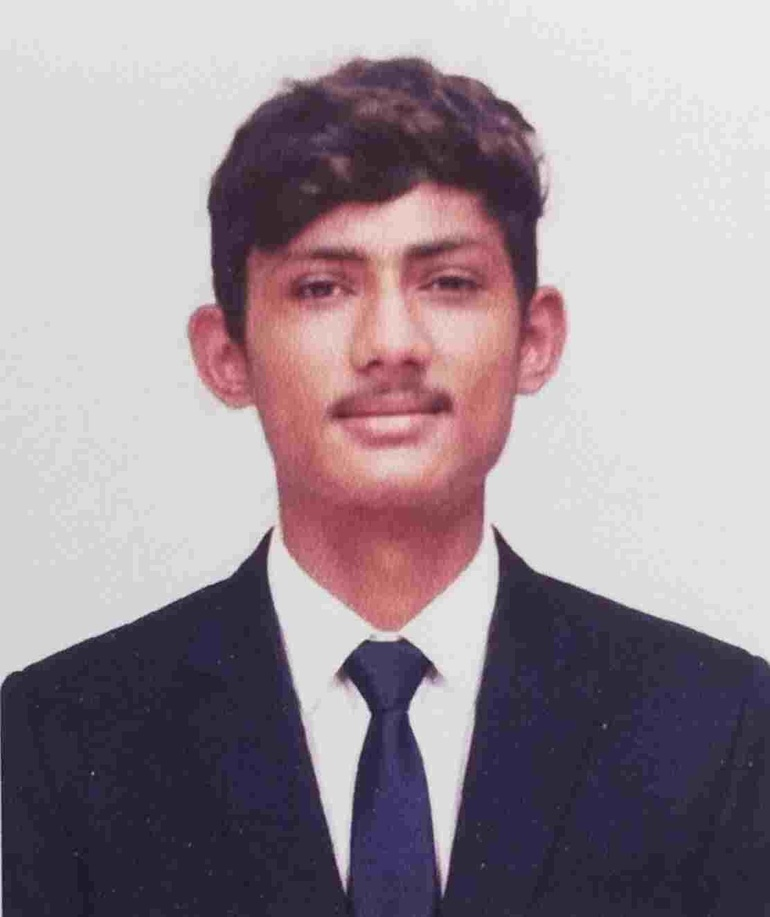
#> input picture opencv_code/a1img.jpg, 770 x 917 px, shrunk from 1112 x 1324 before the run, found by its file name
$ python threshold.py
#> lines starting #> are read from the running program, lines starting #| are printed output that depends on the picture; after the words box and inside, x2 and y2 are one past the last pixel; in counts of white or black regions, pixels touching at a corner belong together
import cv2

img = cv2.imread(r"C:\Users\princ\OneDrive\Desktop\New folder\a1img.jpg",cv2.IMREAD_GRAYSCALE)
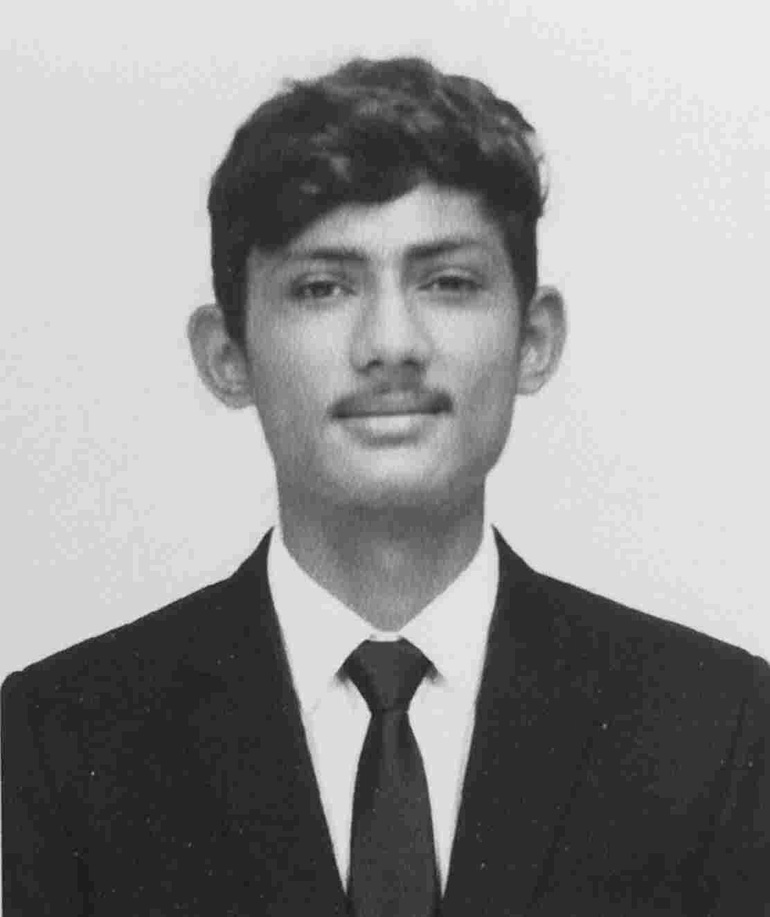
#> img: shape (917, 770); min 23, max 244, mean 147.7

ret , thres_img = cv2.threshold(img , 150 , 255 , cv2.THRESH_BINARY)
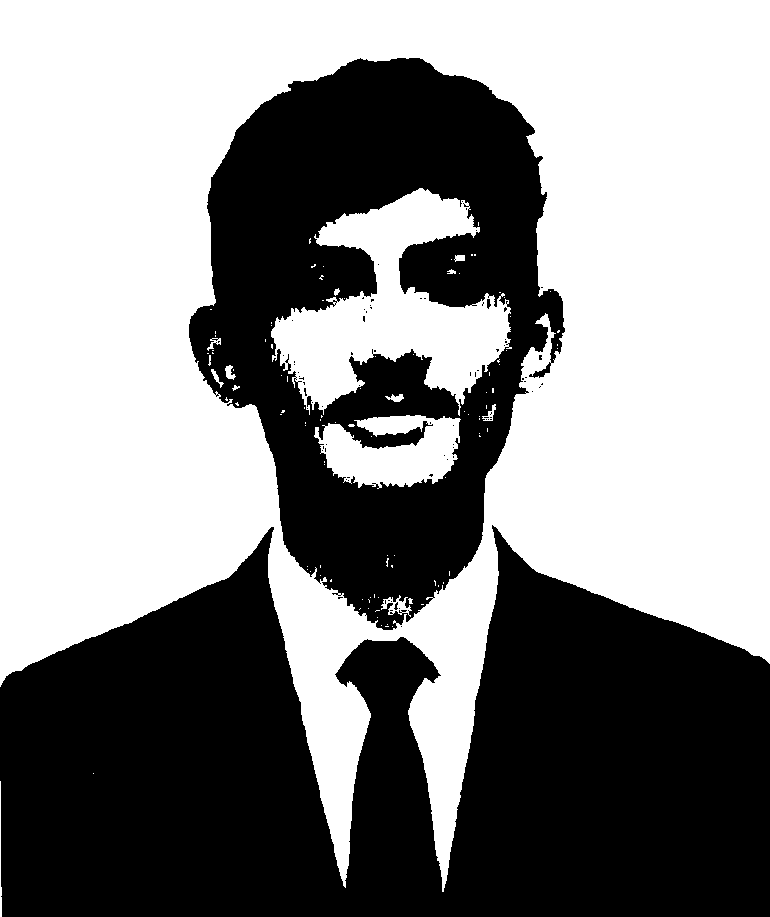
#> thres_img: shape (917, 770); 54.4% white; 79 black regions (76 under 20 px), largest, box (x1, y1, x2, y2) and area: (0, 525, 770, 917) 209145, (189, 58, 565, 630) 112292, (487, 299, 491, 309) 29

cv2.imshow("origanl",img)
cv2.imshow("final",thres_img)

cv2.waitKey(0)
cv2.destroyAllWindows()

$ run again, with opencv_code/img.jpg copied over opencv_code/a1img.jpg
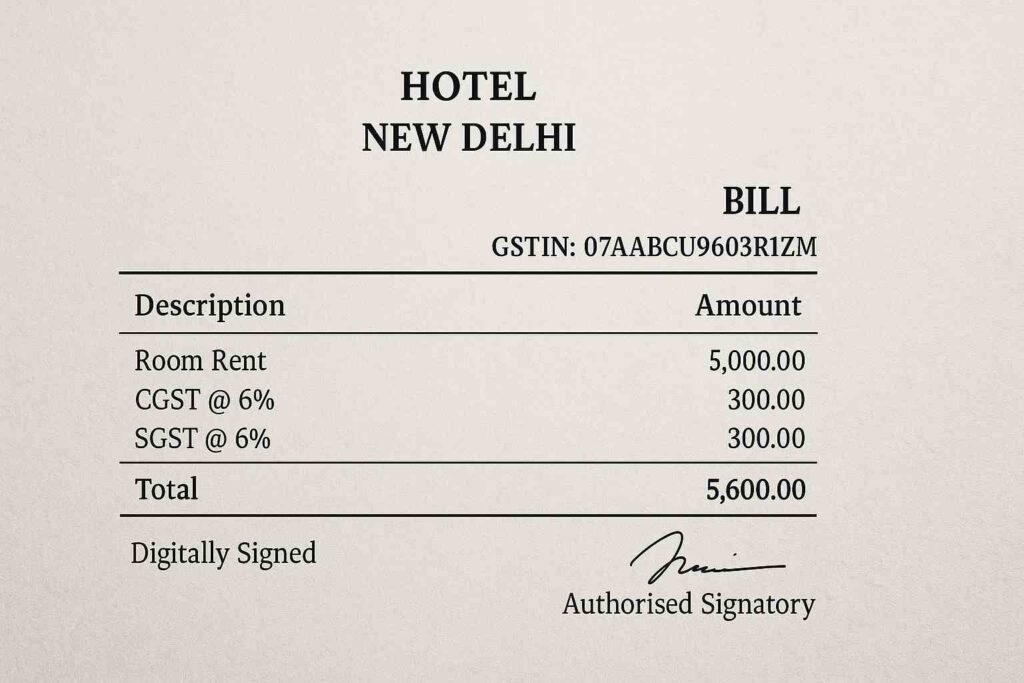
#> input picture opencv_code/img.jpg, 1024 x 683 px, found by its file name
#> `ret , thres_img = cv2.threshold(img , 150 , 255 , cv2.THRESH_BINARY)`:
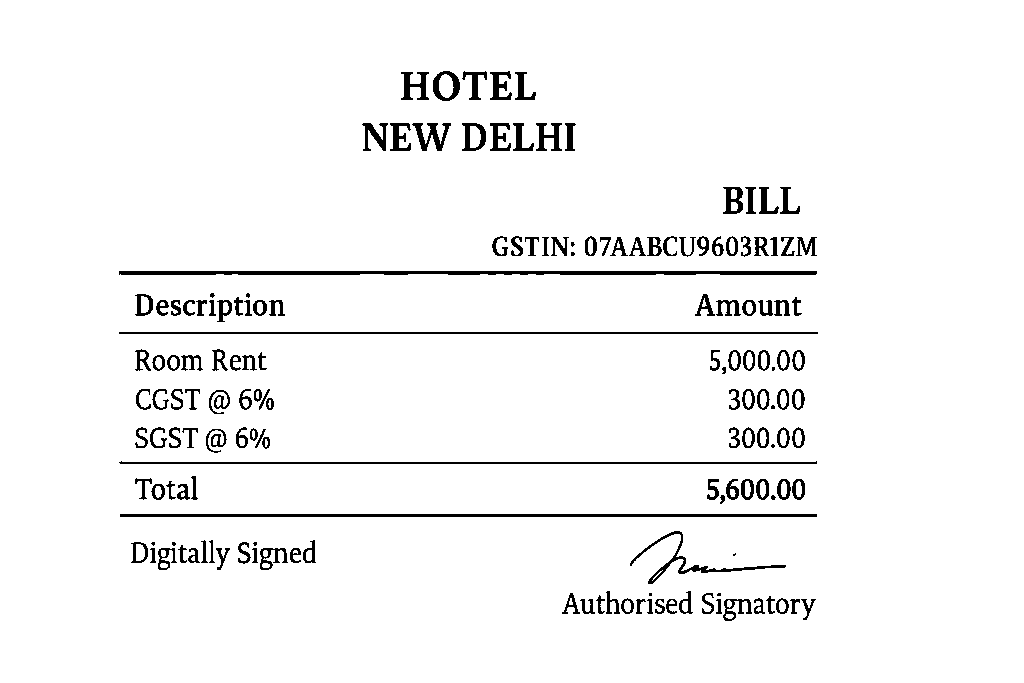
#> thres_img: shape (683, 1024); 96.1% white; 159 black regions (14 under 20 px), largest, box (x1, y1, x2, y2) and area: (119, 271, 817, 275) 2632, (120, 514, 817, 517) 2091, (119, 332, 818, 334) 1398
